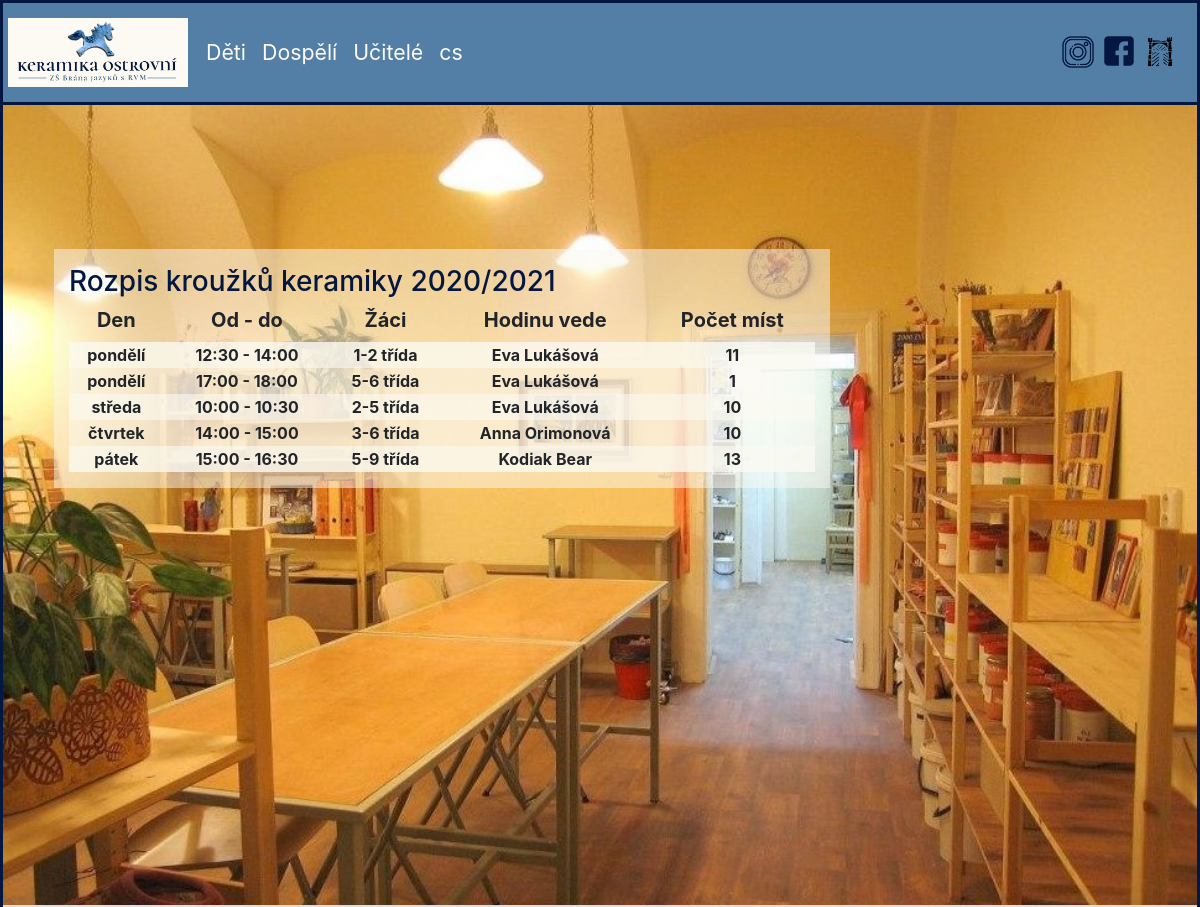
The page /deti (upper part) on the database as committed earlier.
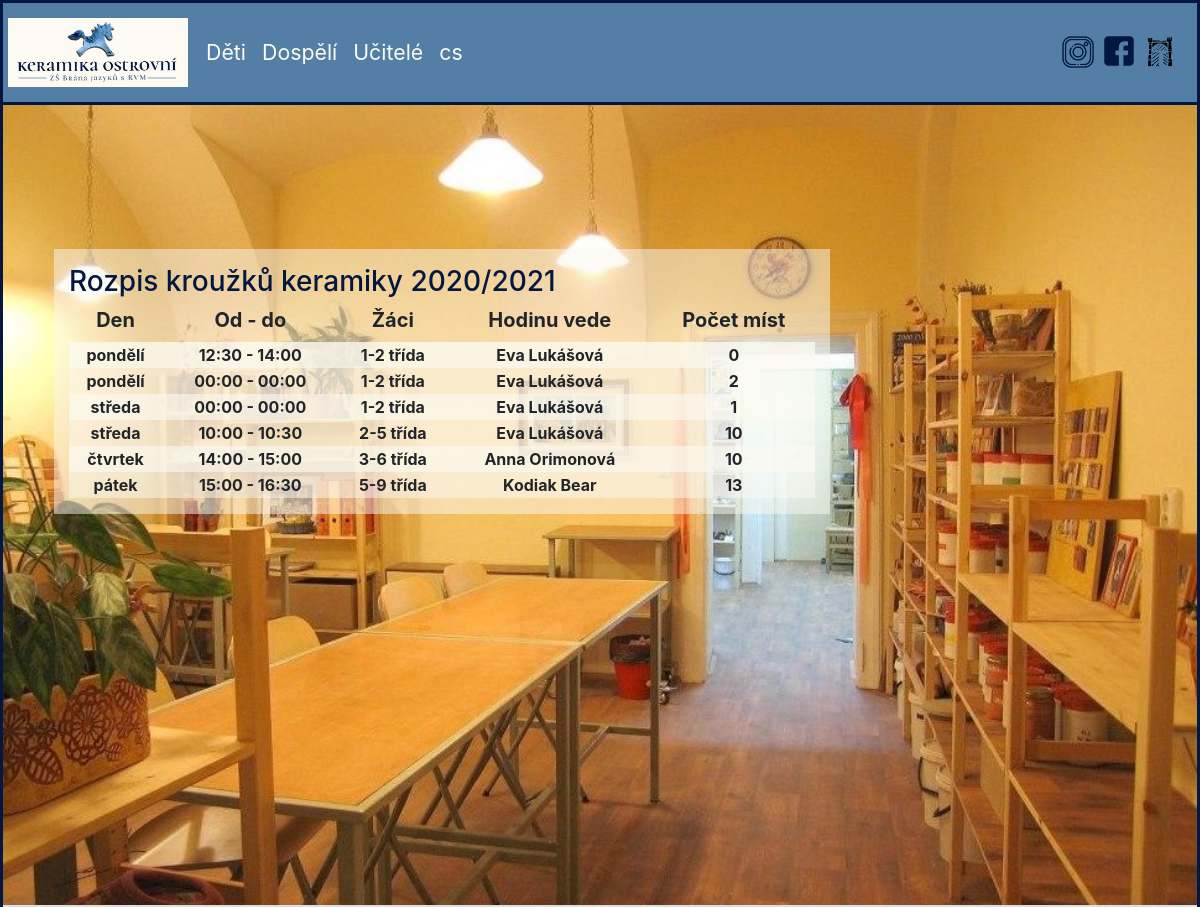
The same page on the database as committed later.
### keramika_ostrovni_web/models.py (models this page shows, shortened)
class Krouzek(models.Model):
    DAY_CHOICES = (
        ('mon', 'pondělí'), ('tue', 'úterý'), ('wed', 'středa'), ('thu', 'čtvrtek'), ('fri', 'pátek'),
        ('sat', 'sobota'),
        ('sun', 'neděle'))
    cislo_krouzku = models.IntegerField(default=100)
    den = models.CharField(max_length=16, choices=DAY_CHOICES, default='mon')
    od = models.CharField(max_length=5, default='00:00')
    do = models.CharField(max_length=5, default='00:00')
    zaci_trida = models.CharField(max_length=20, default='1-2')
    ucitel = models.CharField(max_length=30, default='Eva Lukášová')
    max_kapacita_krouzku = models.IntegerField(default=10)
    cena = models.IntegerField(default=2000)
    start_fronty = models.IntegerField(default=0)
    konec_fronty = models.IntegerField(default=0)

### keramika_ostrovni_web/views.py (the view)
# urls.py: path("deti", views.children, name="children"),
def children(request):
    context = {
        "username": request.user.username,
        "aktuality": Aktuality.objects.filter(typ_aktualit='children').all().order_by("-datum"),
        "courses": Krouzek.objects.all().order_by("cislo_krouzku")
    }
    for course in context.get('courses'):
        course.den_cs, course.den_en = day_to_text_dict(course.den)
    return render(request, "keramika_ostrovni_web/children.html", context)

### keramika_ostrovni_web/views.py (called while the page is built)
def day_to_text_dict(course_day):
    course_day_cs = ""
    course_day_en = ""
    if course_day == "mon":
        course_day_cs = "pondělí"
        course_day_en = "monday"
    if course_day == "tue":
        course_day_cs = "úterý"
        course_day_en = "tuesday"
    if course_day == "wed":
        course_day_cs = "středa"
        course_day_en = "wednesday"
    if course_day == "thu":
        course_day_cs = "čtvrtek"
        course_day_en = "thursday"
    if course_day == "fri":
        course_day_cs = "pátek"
        course_day_en = "friday"
    if course_day == "sat":
        course_day_cs = "sobota"
        course_day_en = "saturday"
    if course_day == "sun":
        course_day_cs = "neděle"
        course_day_en = "sunday"
    return course_day_cs, course_day_en

### keramika_ostrovni_web/templates/keramika_ostrovni_web/children.html (shortened to what this page needs)
{% extends "keramika_ostrovni_web/base.html" %}
{% block links %}
    <link rel="stylesheet" href="../../static/keramika_ostrovni_web/css/children_styling.css">{% endblock %}
{% block page_content %}
    <div class="row">
        <div class="fill-screen col-12"
             style="background-image: url(../../static/keramika_ostrovni_web/images/used_pictures/before_and_after/apo5cropped.jpg)">
            <div id="time_table" class="col-lg-8">
            <div class="cs-lang">
                <table class="cs" style="width:100%">
                    <tr><h3> Rozpis kroužků keramiky 2020/2021</h3></tr>
                    <thead>
                    <tr>
                        <th>Den</th>
                        <th>Od - do</th>
                        <th>Žáci</th>
                        <th>Hodinu vede</th>
                        <th>Počet míst</th>
                    </tr>
                    </thead>
                    <tbody>
                    {% for course in courses %}
                        <tr>
                            <td>{{  course.den_cs }}</td>
                            <td>{{ course.od }} - {{ course.do }}</td>
                            <td>{{ course.zaci_trida }} třída</td>
                            <td>{{ course.ucitel }}</td>
                            <td>{{ course.max_kapacita_krouzku }}</td>
                        </tr>
                    {% endfor %}
                    </tbody>
                </table>
            </div>
            </div>
        </div>
    </div>
{% endblock %}

### keramika_ostrovni_web/templates/keramika_ostrovni_web/base.html (shortened to what this page needs)
<html>
<head>
    <link rel="stylesheet" href="../../static/keramika_ostrovni_web/css/navbar_styling.css">
    <link rel="stylesheet" href="../../static/keramika_ostrovni_web/css/footer_styling.css">
    <link rel="stylesheet" href="https://stackpath.bootstrapcdn.com/bootstrap/4.1.3/css/bootstrap.min.css"
>
    {% block links %}{% endblock %}
</head>
<body id="body">
<nav id="navbar-template-section" class="navbar sticky-top navbar-expand-md">
    <a class="navbar-brand bignavbarfinal" href="{% url 'index' %}"><img id="nav-logo-picture"
                                                                         src="../../static/keramika_ostrovni_web/images/keramika_logo/keramikaLogo2higherYellow.png"
                                                                         width="180"
                                                                         class="d-inline-block align-top" alt=""/></a>
    <div class="collapse navbar-collapse" id="navbarSupportedContent">
        <ul id="menu_left" class="navbar-nav mr-auto">
            <li id="children-menu" class="nav-item dropdown">
                <a id="children_drop_link_cs" class="navbarDropdown cs-lang nav-link" href="#"
                   role="button"
                   data-toggle="dropdown"
                   aria-haspopup="true" aria-expanded="false">
                    Děti
                </a>
            </li>
            <li class="nav-item">
                <a class="adults_menu cs-lang nav-link" href="{% url 'adults' %}">Dospělí</a>
            </li>
            <li class="nav-item">
                <a class="teachers_menu cs-lang nav-link" href="{% url 'teachers' %}">Učitelé</a>
            </li>
            <li id="language_drop-li" class="nav-item dropdown">
                <a id="language_drop_link_cs" class="navbarDropdown cs-lang nav-link" href="#"
                   role="button"
                   data-toggle="dropdown"
                   aria-haspopup="true" aria-expanded="false">
                    cs
                </a>
        </ul>
        <ul class="navbar-nav ml-auto">
            <li class="nav-item">
                <div class="grid" id="outside-pages-links">
                    <div class="grid-item">
                        <a id="insta_logo_link" class="nav-link" target="_blank" rel="noopener noreferrer"
                           href="https://www.instagram.com/keramikaostrovni/?hl=en" data-placement="bottom"
                           title="instagram">
                            <img src="../../static/keramika_ostrovni_web/images/instagram_logo/insta_transparent.png"
                                 onmouseover="this.src='../../static/keramika_ostrovni_web/images/instagram_logo/insta_blue.png'"
                                 onmouseout="this.src='../../static/keramika_ostrovni_web/images/instagram_logo/insta_transparent.png'"
                                 width="34"
                                 class="d-inline-block" alt=""/></a>
                    </div>
                    <div id="fb_logo_link" class="grid-item outside-page-link">
                        <a class="nav-link" target="_blank" rel="noopener noreferrer"
                           href="http://www.facebook.com/pages/Keramick%C3%A1-d%C3%ADlna-Z%C5%A0-Br%C3%A1na-jazyk%C5%AF/204959079548049"
                           data-placement="bottom" title="facebook"> <img
                                src="../../static/keramika_ostrovni_web/images/fb_logo/fb_transparent.png"
                                onmouseover="this.src='../../static/keramika_ostrovni_web/images/fb_logo/fb_dark_blue.png'"
                                onmouseout="this.src='../../static/keramika_ostrovni_web/images/fb_logo/fb_transparent.png'"
                                width="32"
                                class="d-inline-block" alt=""/></a>
                    </div>
                    <div id="school_logo_link" class="grid-item outside-page-link">
                        <a class="nav-link" target="_blank" rel="noopener noreferrer"
                           href="http://www.branajazyku.cz/" data-placement="bottom"
                           title="ZŠ Brána jazyků">
                            <img src="../../static/keramika_ostrovni_web/images/school_logo/gate_logo_transparent.png"
                                 onmouseover="this.src='../../static/keramika_ostrovni_web/images/school_logo/gate_logo_yellow.png'"
                                 onmouseout="this.src='../../static/keramika_ostrovni_web/images/school_logo/gate_logo_transparent.png'"
                                 width="34"
                                 class="d-inline-block" alt=""/></a>
                    </div>
                </div>
            </li>
        </ul>
    </div>
</nav>
<div class="container-fluid">
    {% block page_content %}
    {% endblock %}
</div>
</body>
</html>

### keramika_ostrovni_web/static/keramika_ostrovni_web/css/navbar_styling.css (style rules this page uses)
#navbar-template-section { background-color: #537fa6; border-bottom-style: solid; border-bottom-color: #031740; border-top-style: solid; border-top-color: #031740; padding-bottom: 0; padding-top: 0; padding-left: 5px; color: #fcfaf2; }
#navbar-template-section .navbar-brand { padding-top: 15px !important; padding-bottom: 15px !important; height: 99px !important; }
@media (min-width: 768px) { #navbar-template-section .navbar-brand { display: block; margin: 0 auto; padding-top: 15px !important; padding-bottom: 15px !important; height: 99px !important; } }
@media (min-width: 768px) { #navbar-template-section .navbar-brand #nav-logo-picture { margin-right: 10px; } }
@media (min-width: 768px) { #navbar-template-section #outside-pages-links, #navbar-template-section #user-account-link { display: grid; grid-template-columns: auto auto auto; } }
@media (min-width: 768px) { #navbar-template-section #outside-pages-links a, #navbar-template-section #user-account-link a { padding: 4px; } }
.nav-link { color: #fcfaf2; font-size: 16pt; }

### keramika_ostrovni_web/static/keramika_ostrovni_web/css/children_styling.css (style rules this page uses)
#time_table { margin-top: 18vh; color: #031740; }
@media (min-width: 590px) { #time_table { background-color: rgba(252, 250, 242, 0.5); padding-top: 2vh; padding-bottom: 2vh; } }
@media (min-width: 590px) { #time_table table { text-align: center; } }
@media (min-width: 590px) { #time_table table th { padding-bottom: 10px; font-size: 20px; } }
@media (min-width: 590px) { #time_table table td { font-size: 16px; font-weight: bold; padding-bottom: 3px; padding-top: 3px; } }
@media (min-width: 590px) { #time_table table tr:nth-of-type(odd) td { background-color: rgba(252, 250, 242, 0.8); } }
@media (min-width: 590px) { #time_table table tr:nth-of-type(even) td { background-color: rgba(252, 250, 242, 0.5); } }
@media (min-width: 992px) { #time_table { margin-left: 3vw; } }
.fill-screen { background-size: cover; background-position: center; }

Rows that differ between the two databases and show on the page:
removed Krouzek: den_cs "pondělí", od "17:00", do "18:00", zaci_trida "5-6", ucitel "Eva Lukášová", max_kapacita_krouzku "1"
changed Krouzek (number 1 of 6 on the later page): max_kapacita_krouzku "11" → "0"
added Krouzek: den_cs "pondělí", od "00:00", do "00:00", zaci_trida "1-2", ucitel "Eva Lukášová", max_kapacita_krouzku "2"
added Krouzek: den_cs "středa", od "00:00", do "00:00", zaci_trida "1-2", ucitel "Eva Lukášová", max_kapacita_krouzku "1"
